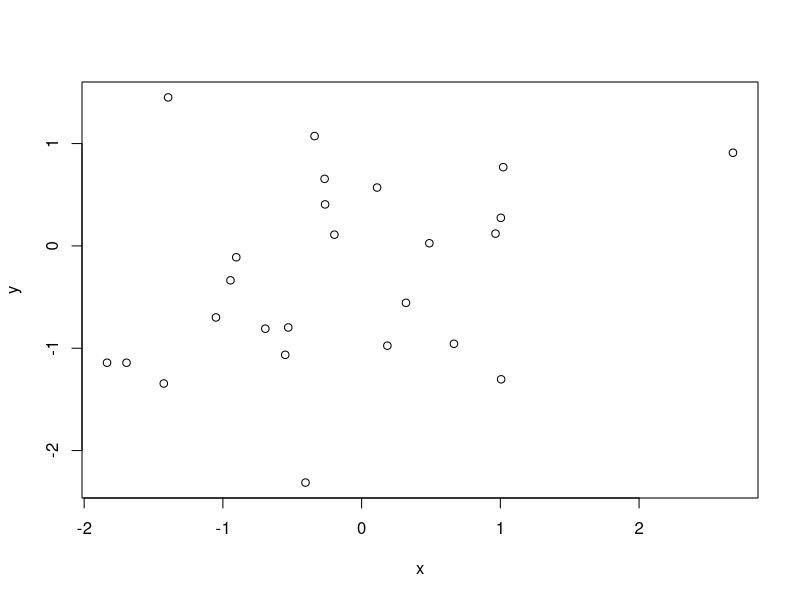
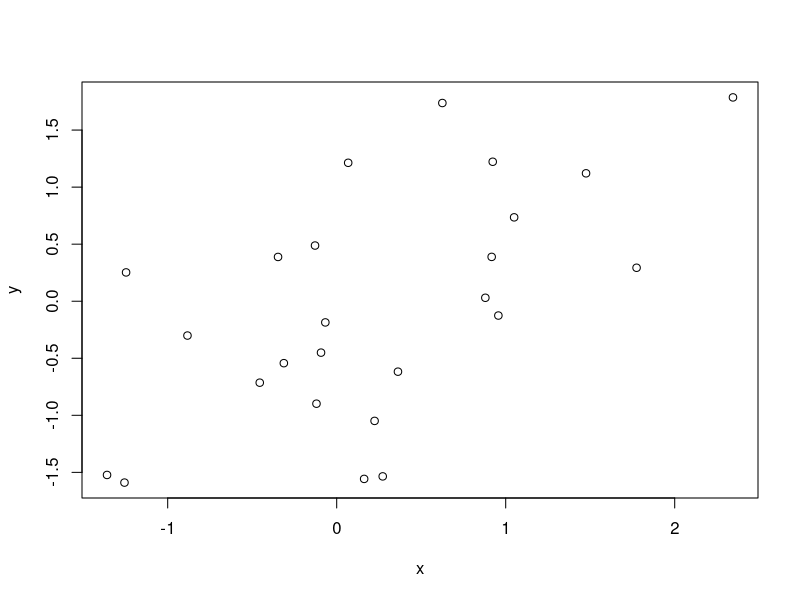
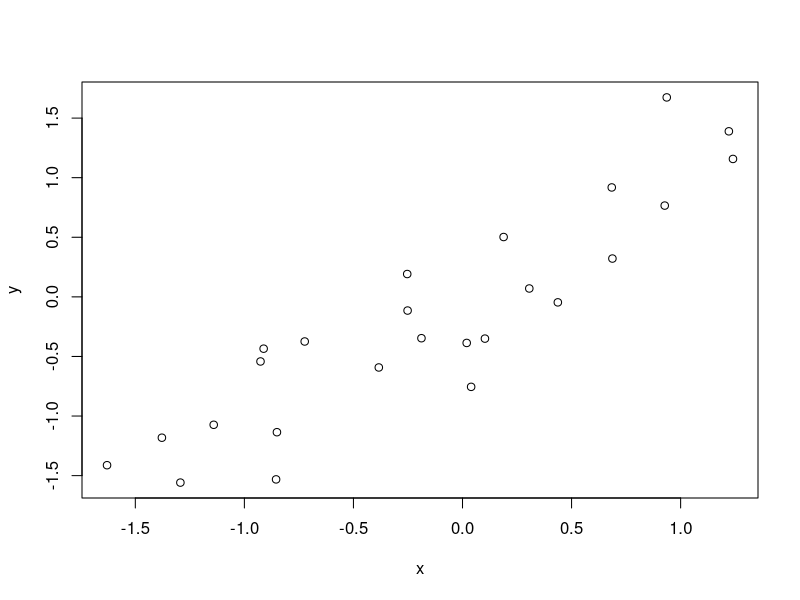
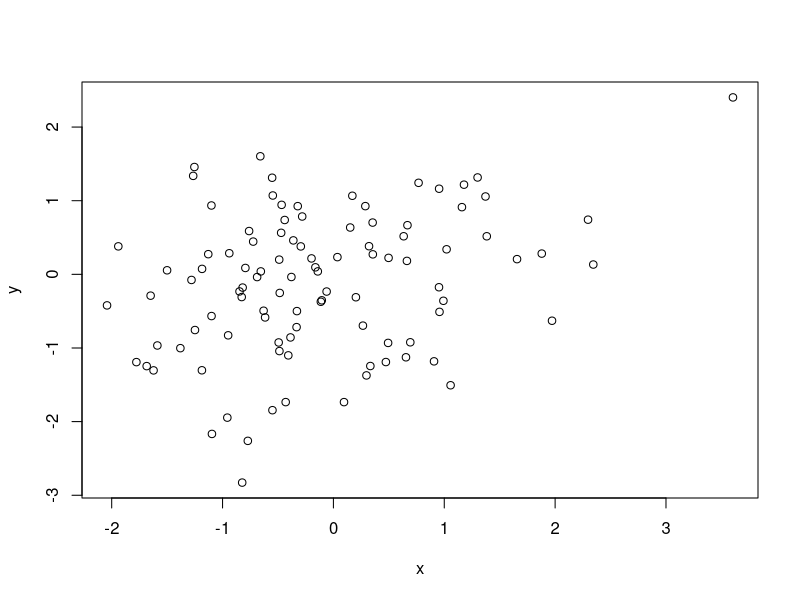
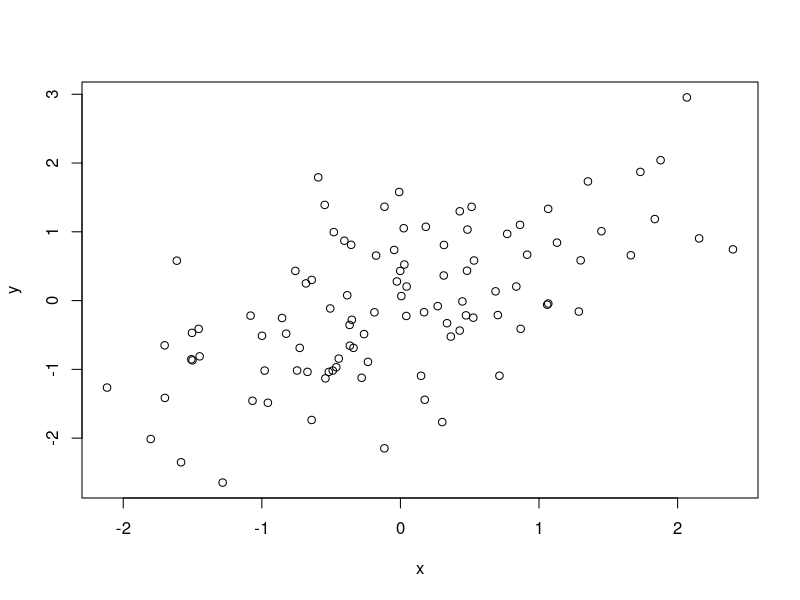
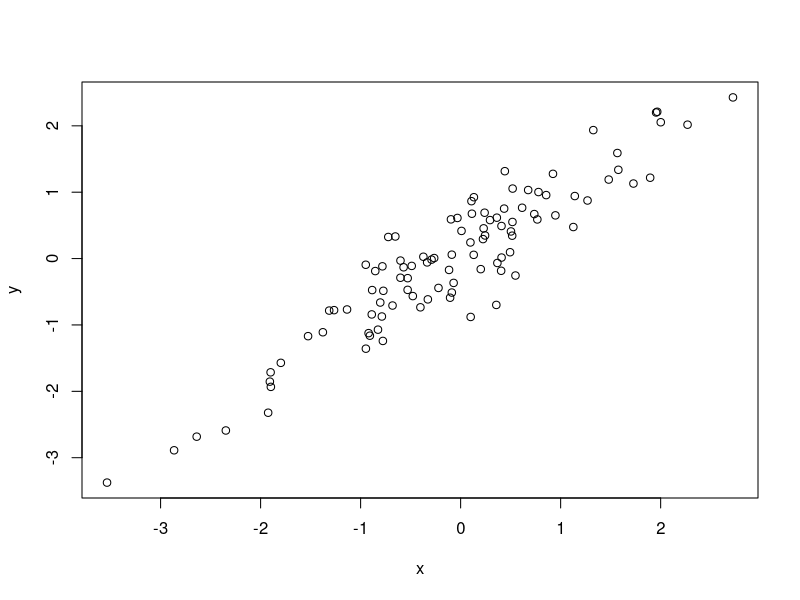
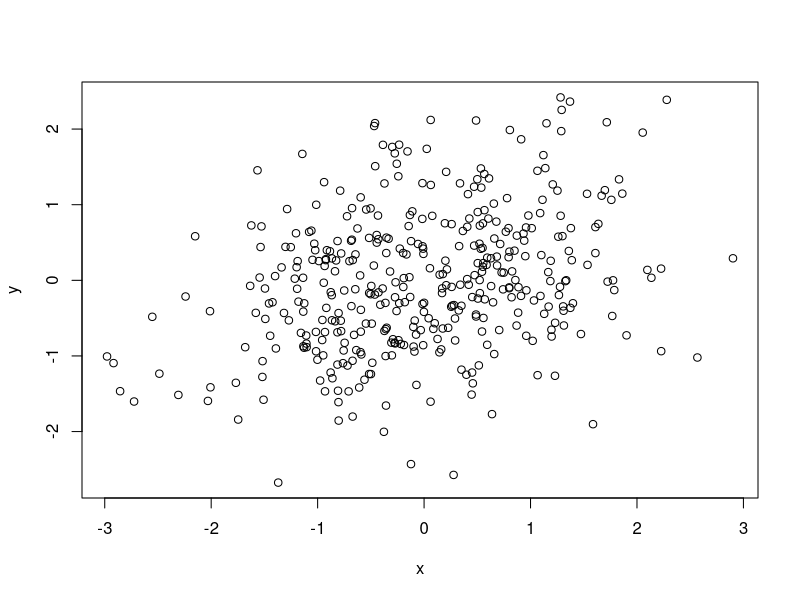
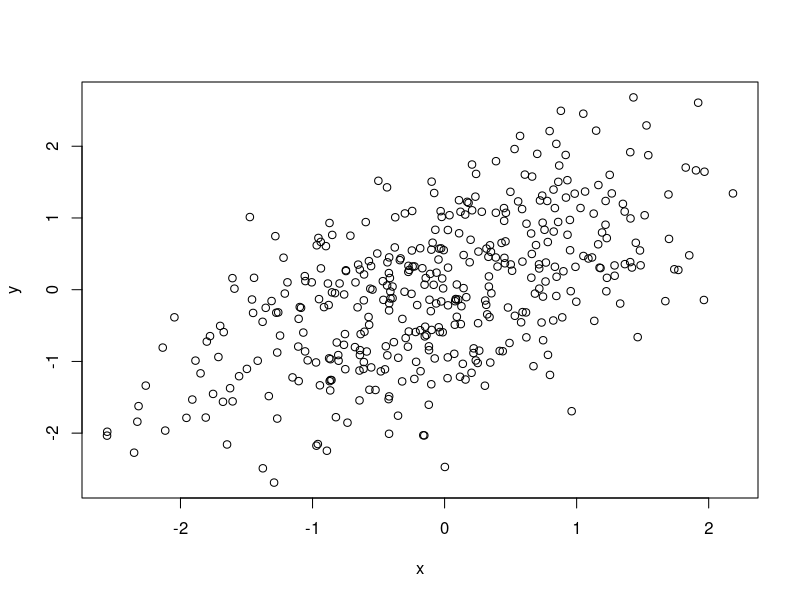

Source code (R) for these figures, in order:
# Exercise 7:  understanding correlation



# In this exercise we will perform some simulations that may help to get intuition on the concept of correlation and the performance of the Pearson correlation coefficient. In order to keep it simple, we will assume throughout the exercise that the expected values are 0 and the standard deviations are 1.



# Before you start doing the computations, you have to load the "MASS" library into R by the command:



library(MASS)





# a) 

# Generate 25 observations (x,y) from the bivariate normal distribution with correlation 0.30 (see slide 24 from the lectures for explanation of the bivariat normal. Actual commands for generating bivariat normal data are given below)

# Compute the Pearson correlation coefficient and plot the observations:



n=25

rho=0.30

m=matrix(c(0,0),nrow=2)

S=matrix(c(1,rho,rho,1),nrow=2)

obs=mvrnorm(n,m,S)

x=obs[,1]

y=obs[,2]

cor(x,y)

plot(x,y)



# Repeat the commands a number of times. Note how the Pearson correlation coefficient and the plot vary.

# This will help to give you an intuition of how scatter plots may look like when the (true) correlation is 0.30.





# b)

# Repeat a) for correlation 0.60 and correlation 0.90. Note how the plots look like when the correlation is 0.60 and 0.90.

n=25
rho=0.60
m=matrix(c(0,0),nrow=2)
S=matrix(c(1,rho,rho,1),nrow=2)
obs=mvrnorm(n,m,S)
x=obs[,1]
y=obs[,2]
cor(x,y)
plot(x,y)

n=25
rho=0.90
m=matrix(c(0,0),nrow=2)
S=matrix(c(1,rho,rho,1),nrow=2)
obs=mvrnorm(n,m,S)
x=obs[,1]
y=obs[,2]
cor(x,y)
plot(x,y)

# c)

# Repeat a) and b) for n=100 and n=400. Note how the variation in the Pearson correlation coefficient depends on the sample size. 

n=100
rho=0.30
m=matrix(c(0,0),nrow=2)
S=matrix(c(1,rho,rho,1),nrow=2)
obs=mvrnorm(n,m,S)
x=obs[,1]
y=obs[,2]
cor(x,y)
plot(x,y)

n=100
rho=0.60
m=matrix(c(0,0),nrow=2)
S=matrix(c(1,rho,rho,1),nrow=2)
obs=mvrnorm(n,m,S)
x=obs[,1]
y=obs[,2]
cor(x,y)
plot(x,y)

n=100
rho=0.90
m=matrix(c(0,0),nrow=2)
S=matrix(c(1,rho,rho,1),nrow=2)
obs=mvrnorm(n,m,S)
x=obs[,1]
y=obs[,2]
cor(x,y)
plot(x,y)

n=400
rho=0.30
m=matrix(c(0,0),nrow=2)
S=matrix(c(1,rho,rho,1),nrow=2)
obs=mvrnorm(n,m,S)
x=obs[,1]
y=obs[,2]
cor(x,y)
plot(x,y)

n=400
rho=0.60
m=matrix(c(0,0),nrow=2)
S=matrix(c(1,rho,rho,1),nrow=2)
obs=mvrnorm(n,m,S)
x=obs[,1]
y=obs[,2]
cor(x,y)
plot(x,y)

n=400
rho=0.90
m=matrix(c(0,0),nrow=2)
S=matrix(c(1,rho,rho,1),nrow=2)
obs=mvrnorm(n,m,S)
x=obs[,1]
y=obs[,2]
cor(x,y)
plot(x,y)